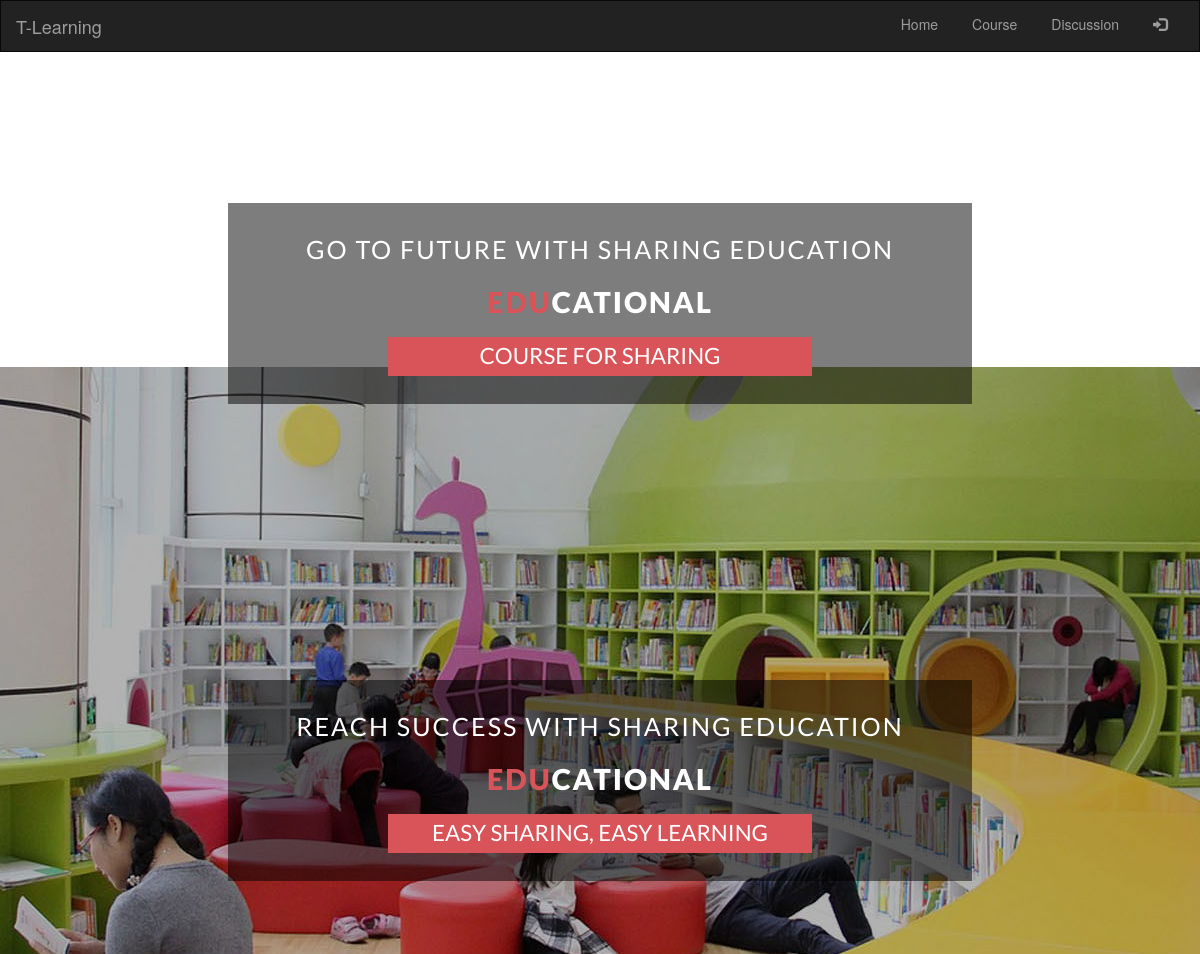
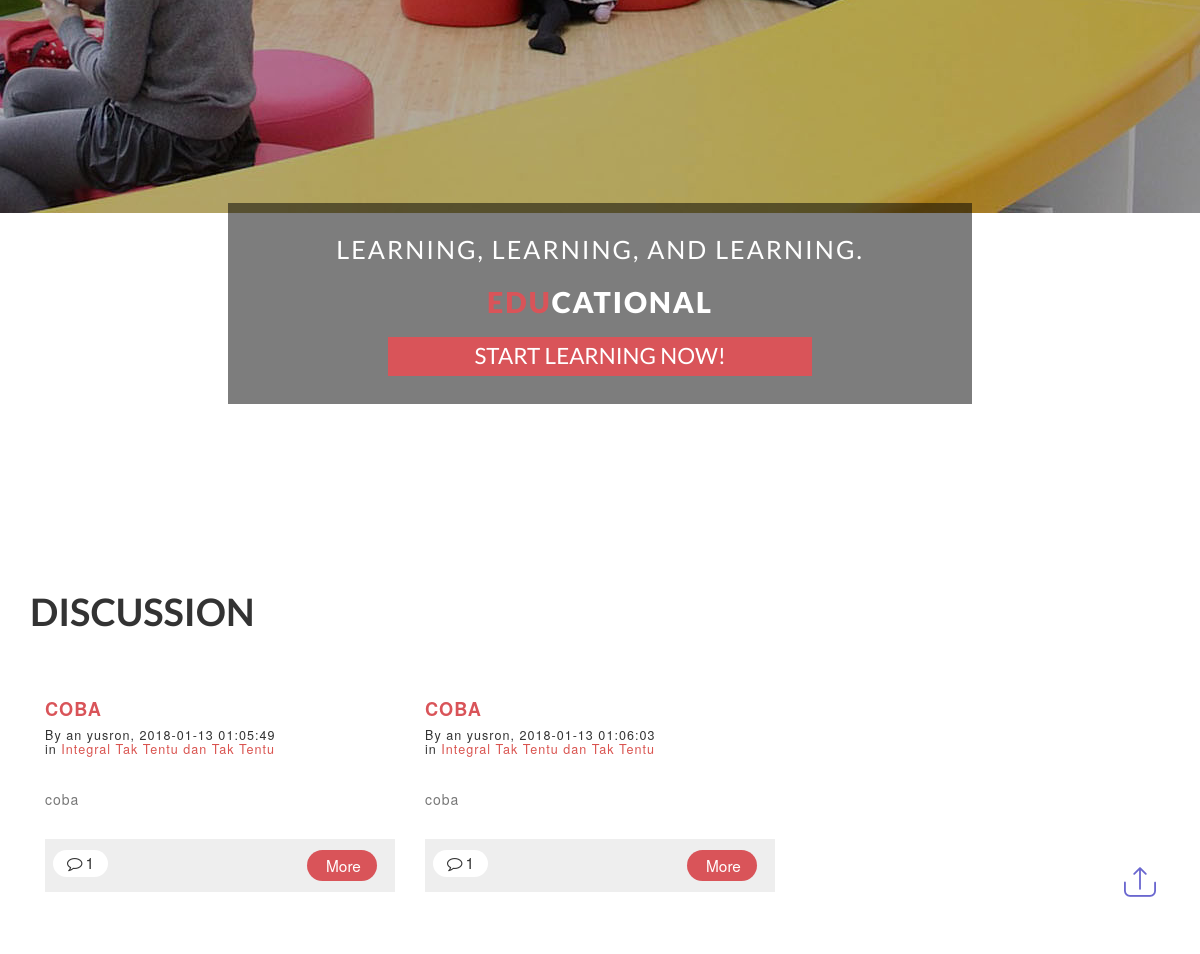
Screenshot of /index.php/discussion with the database file from the repository (2 pictures, top to bottom).
### tables this page shows
CREATE TABLE `config` (
  `id_config` int(5) NOT NULL,
  `id_user` int(5) NOT NULL,
  `type` varchar(50) NOT NULL,
  `text` text,
  `img` text,
  `created_at` datetime NOT NULL,
  `last_update` datetime NOT NULL
);

CREATE TABLE `comment` (
  `id_comment` int(5) NOT NULL,
  `id_title` int(5) NOT NULL,
  `id_user` int(5) NOT NULL,
  `subject` varchar(200) NOT NULL,
  `text_comment` text NOT NULL,
  `reply_id` int(5) NOT NULL DEFAULT '0',
  `created_at` datetime NOT NULL
);

CREATE TABLE `user` (
  `id_user` int(5) NOT NULL,
  `email` varchar(200) NOT NULL,
  `username` varchar(40) NOT NULL,
  `password` text NOT NULL,
  `name` text NOT NULL,
  `city` varchar(100) NOT NULL,
  `bio` text NOT NULL,
  `photo` varchar(200) NOT NULL DEFAULT 'profile.png',
  `role` int(1) NOT NULL,
  `status` int(1) NOT NULL DEFAULT '0',
  `created_at` datetime NOT NULL,
  `last_update` datetime NOT NULL
);

CREATE TABLE `course_title` (
  `id_title` int(5) NOT NULL,
  `id_user` int(5) NOT NULL,
  `title` varchar(200) NOT NULL,
  `subject` varchar(25) NOT NULL,
  `description` text NOT NULL,
  `thumbnail` text NOT NULL,
  `created_at` datetime NOT NULL,
  `last_update` datetime NOT NULL,
  `status` int(1) NOT NULL DEFAULT '0',
  `pick` int(1) NOT NULL DEFAULT '0',
  `visitor` int(5) NOT NULL,
  `random_code` varchar(11) NOT NULL
);

### application/controllers/Discussion.php (called while the page is built, shortened)
<?php
class Discussion extends CI_Controller {
	public function __construct()
	{
		$this->load->model('course_model');
		$this->load->model('auth_model');
		$this->load->model('home_model');
	}
	public function index()
	{
		$sld_img = $this->home_model->GetData(['type'=> 'slide image'],'config')->row('img');
		$slider = $this->home_model->GetData(['type'=>'slide'],'config')->result();
		$user_id = $this->session->userdata('logged_id');
		$list_discuss = $this->course_model->GetListDiscuss(['reply_id'=>'0']);
		$username_id = $this->auth_model->GetUser(['id_user' => $user_id])->row('username');
		$comment_amount = array();
		foreach ($list_discuss as $discuss) {
			$comment_amount[$discuss->id_comment] = $this->home_model->GetSelectData('COUNT(id_comment) as comment_amount',['reply_id' => $discuss->id_comment],'comment')->row('comment_amount');
		}
				$data = [
				'main_view'  => 'discussion_view',
				'list_discuss' => $list_discuss,
				'username_id'	=> $username_id,
				'slider'		=> $slider,
				'comment_amount' => $comment_amount,
				'sld_img'		=> $sld_img,
		 		];
				$this->load->view('templet', $data);
	}
}

### index.php (called while the page is built, shortened)
<?php
require_once BASEPATH.'core/CodeIgniter.php';

### application/models/home_model.php (called while the page is built, shortened)
<?php
class Home_model extends CI_Model {
	 public function GetData($where,$table)
    {
      return $this->db->where($where)->get($table);
    }
    public function GetSelectData($select,$where,$table)
    {
      return $this->db->select($select)->where($where)->get($table);
    }
}

### application/models/course_model.php (called while the page is built, shortened)
<?php
class Course_model extends CI_Model {
    public function GetListDiscuss($where){
      return $this->db->select('comment.*, user.username, course_title.random_code, course_title.title, comment.created_at as comment_created')
            ->where($where)
            ->join('user', 'comment.id_user = user.id_user')
            ->join('course_title', 'comment.id_title = course_title.id_title')
            ->group_by('id_comment')
            ->get('comment')
            ->result();
    }
}

### application/views/discussion_view.php (the view, shortened to what this page needs)
	<div class="header" style="background: url(<?php echo base_url().'assets/images/'.$sld_img; ?>) no-repeat center;">
			<div class="slider">
				<div class="callbacks_container">
					<ul class="rslides" id="slider">
						<?php foreach ($slider as $sld) {
							$texts = explode("|",$sld->text);
						?>
						<li>
							<div class="slider-info">
								<p><?php echo $texts[0] ?></p>
								<h3><a href="#"><span>EDU</span>CATIONAL</a></h3>
								<h6><?php echo $texts[1] ?></h6>
							</div>
						</li>
						<?php } ?>
					</ul>
				</div>
			</div>
	</div>
<div class="event" id="events">
	<div class="container">
		<h3 style="text-align: left;text-transform: uppercase;">Discussion</h3>
		<?php foreach ($list_discuss as $discuss) { ?>
		<div class="col-md-4 eve-agile e1">
			<div class="eve-sub1">
			<h4><a href="#" data-toggle="modal" data-target="#myModal5" title="<?php echo $discuss->subject; ?>">
				<?php
                        if (strlen($discuss->subject) < 24) {
                          echo $discuss->subject;
                        }
                        else{
                        echo  substr($discuss->subject, 0,23).'..';
                        } ?>
			</a></h4>
				<h6>By an <a href="#"><?php echo $discuss->username ?></a>, <?php echo $discuss->comment_created ?>
				<br>in <a href="#" data-toggle="modal" data-target="#lesson" class="lesson_view" id="<?php echo $discuss->random_code ?>" style="color:#d9534f;"><?php echo $discuss->title ?></a></h6>
				<p><?php
                        if (strlen($discuss->text_comment) < 37) {
                          echo $discuss->text_comment;
                        }
                        else{
                        echo  substr($discuss->text_comment, 0,38).'..';
                        } ?></p>
			</div>
			<div class="eve-sub2">
				<div class="eve-w3lleft">
					<?php
					if(array_key_exists($discuss->id_comment, $comment_amount)) {
					$comments =  $comment_amount[$discuss->id_comment];
					}
					 ?>
					<h6><i class="fa fa-comment-o" aria-hidden="true"></i><?php echo $comments; ?></h6>
				</div>
				<div class="eve-w3lright e1">
					<a href="<?php echo base_url().'discuss/'.$discuss->random_code ?>" data-toggle="" data-target="" title="<?php echo $discuss->subject; ?>"><h5>More</h5></a>
				</div>
				<div class="clearfix"></div>
			</div>
		</div>
		<?php } ?>
	</div>
</div>

### assets/css/style.css (style rules this page uses)
h1,h2,h3,h4,h5,h6 { font-family: 'Lato', sans-serif; }
ul ,ol { padding:0; }
h1,h2,h3,h4,h5,h6 { margin:0; }
.header { background-size: cover; -webkit-background-size: cover; -o-background-size: cover; -ms-background-size: cover; -moz-background-size: cover; min-height: 776px; position:relative; }
#slider { box-shadow: none; -moz-box-shadow: none; -webkit-box-shadow: none; margin: 0 auto; }
.rslides { position: relative; list-style: none; overflow: hidden; padding: 0; margin: 0; width: 100%; }
.rslides li { -webkit-backface-visibility: hidden; position: absolute; display: none; left: 0%; top: -125px; width: 100%; }
.rslides li { position: relative; display: block; float: none; }
.slider-info { text-align: center; width: 62%; margin: 27% auto 0; background:rgba(0, 0, 0, 0.51); padding: 2em 0em; }
.slider-info p { color: white; font-size: 2em; letter-spacing: 2px; font-weight: 400; text-transform: uppercase; font-family: 'Lato', sans-serif; }
.slider-info h6 { color: white; font-size: 1.8em; text-transform: uppercase; width: 48%; background: #d95459; font-family: 'Lato', sans-serif; padding: 7px 33px; margin: 0 auto; }
.slider-info h3 a { color: white; font-size: 2em; text-transform: uppercase; font-family: 'Lato', sans-serif; font-weight: 900; margin-bottom:0.3em; letter-spacing: 2px; display: inline-block; }
.slider-info h3 a span { color: #d95459; }
.services, #gallery, .about, .team, .gallery, .contact-agile, .event, .review, .footer { padding: 4em 0em; }
.about h1, .services h3, #gallery h3, .team h3, .gallery h3, .event h3, .contact-agile h3 { font-size: 3em; color:#333; font-family: 'Lato', sans-serif; font-weight: 700; text-align:center; margin-bottom: 1em; text-transform:uppercase; }
.eve-sub2 { background: #eee; padding: 0.5em 0em; margin-bottom: 20px; }
.eve-w3lleft { float: left; width: 50%; }
.eve-w3lleft h6 { display: inline-block; background: #fff; padding: 6px 14px; border-radius: 20px; line-height: 0; font-size: 1.1em; margin: 4px 8px; cursor:pointer; }
.eve-w3lleft h6 i { margin-right: 3px; }
.eve-w3lright { float: right; width: 50%; }
.eve-w3lright h5 { background: #fff; padding: 7px 19px; border-radius: 20px; font-size: 1.1em; margin: 4px 87px; width: 40%; cursor:pointer; transition: 0.5s all; -webkit-transition: 0.5s all; -o-transition: 0.5s all; -moz-transition: 0.5s all; -ms-transition: 0.5s all; }
.e1 h5 { background: #d95459; color: #fff; }
.eve-sub1 h4 { margin-top: 2em; font-size: 1.3em; text-transform: uppercase; letter-spacing: 1px; font-weight: bold; color: #d95459; }
.eve-sub1 h4 a { color: #d95459; }
.eve-sub1 h6 { color: #333; font-size: 0.9em; margin-bottom: 2.3em; letter-spacing: 1px; }
.eve-sub1 h6 a { color: #333; font-size: 1em; margin-bottom: 2.3em; letter-spacing: 1px; }
.eve-sub1 p { margin-bottom: 1.9em; color: #777; font-size: 1em; font-weight: 400; line-height: 1.9em; letter-spacing: 1px; }
@media (max-width: 1680px) { .header { min-height: 646px; } }
@media (max-width: 1680px) { .slider-info { margin: 21% auto 0; } }
@media (max-width:1440px) { .slider-info h6 { width: 53%; } }
@media (max-width:1440px) { .slider-info { margin: 22% auto 0; } }
@media (max-width:1440px) { .header { min-height: 537px; } }
@media (max-width:1440px) { .slider-info p { font-size: 1.8em; } }
@media (max-width:1440px) { .slider-info h3 a { font-size: 1.2em; } }
@media (max-width:1440px) { .slider-info h6 { font-size: 1.6em; } }
@media (max-width:1366px) { .slider-info h6 { font-size: 1.6em; width: 52%; } }
@media (max-width:1366px) { .about h1, .services h3, #gallery h3, .team h3, .gallery h3, .event h3, .contact-agile h3 { font-size: 2.8em; } }
@media (max-width:1366px) { .slider-info h3 a { font-size: 1.2em; } }
@media (max-width:1366px) { .slider-info p { font-size: 1.8em; } }
@media (max-width:1366px) { .slider-info { margin: 23% auto 0; } }
@media (max-width:1366px) { .header { min-height: 510px; } }
@media (max-width:1280px) { .header { min-height: 510px; } }
@media (max-width:1280px) { .slider-info h6 { width: 57%; } }
@media (max-width:1280px) { .slider-info { margin: 23% auto 0; } }
@media (max-width:1280px) { .services, #gallery, .about, .team, .gallery, .contact-agile, .event, .review, .footer { padding: 3em 0em; } }
@media (max-width:1280px) { .about h1, .services h3, #gallery h3, .team h3, .gallery h3, .event h3, .contact-agile h3 { font-size: 2.7em; margin-bottom: 0.8em; } }

### assets/css/chocolat.css (style rules this page uses)
body { margin:0; padding:0; }

### application/views/templet.php (style rules this page uses)
body { margin-top:20px; ; }

### rows the page displays
config: text "GO TO FUTURE WITH SHARING EDUCATION", text "COURSE FOR SHARING"
config: text "REACH SUCCESS WITH SHARING EDUCATION", text "EASY SHARING, EASY LEARNING"
config: text "LEARNING, LEARNING, AND LEARNING.", text "START LEARNING NOW!"
comment: subject "COBA", id_user.username "yusron", created_at "2018-01-13 01:05:49", id_title.title "Integral Tak Tentu dan Tak Tentu", text_comment "coba", id_comment "1"
comment: subject "COBA", id_user.username "yusron", created_at "2018-01-13 01:06:03", id_title.title "Integral Tak Tentu dan Tak Tentu", text_comment "coba", id_comment "1"
